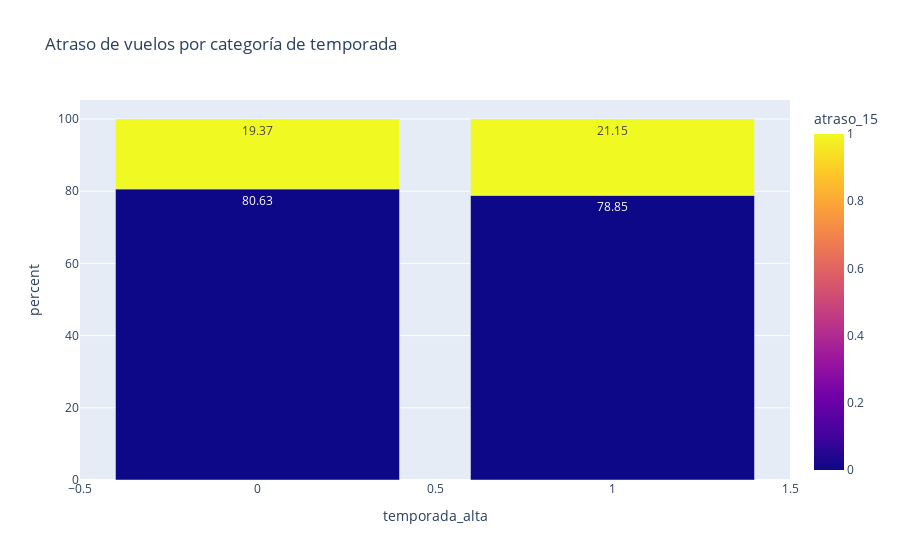

The notebook cell saved with this chart:
### Markdown cell above
#### Pregunta 3) Exploración de la distribución del target por categoría
En esta parte usaremos plotly para poder plottear tanto los porcentajes de cada clase por categoría como el tamaño en el hover.
A continuación podemos observar que la variable de "temporada alta" cuando es positiva, la tasa de vuelos con retraso aumenta un 2% en comparación con aquellos que de temporada baja. Se ve un efecto pequeño pero podría aportar para el modelo final.

### Code cell
def visualize_category(df: pd.DataFrame, category_1, category_1_name,target = 'atraso_15', target_name = "Atraso de vuelos"):
    numerator = pd.DataFrame(df.groupby([category_1, target]).size())
    denominator = pd.DataFrame(df.groupby(category_1).size())

    result = pd.DataFrame(numerator.div(denominator, level = 0, axis = 'index')*100)
    result.reset_index(inplace=True)
    result.columns = list(result.columns[:-1]) + ['percent']
    numerator.reset_index(inplace=True)
    numerator.columns = list(numerator.columns[:-1]) + ['size']
    denominator.reset_index(inplace=True)
    denominator.columns = list(denominator.columns[:-1]) + ['size']
    result = result.merge(numerator, on = [category_1, target])
    result.loc[:,'percent'] = result.loc[:,'percent'].apply(round, ndigits = 2)
    fig = px.bar(result, x=category_1, y="percent", color=target, title=f"{target_name} por {category_1_name}", text= 'size',text_auto=True, 
    barmode='relative')
    return fig
visualize_category(df = df, category_1= 'temporada_alta', category_1_name = 'categoría de temporada').show()

### Figure 1 — Plotly figure (JSON) as saved in the notebook; plotly's stock layout.template omitted (floating-point values rounded to 4 significant figures)
{"data": [{"alignmentgroup": "True", "hovertemplate": "temporada_alta=%{x}<br>percent=%{y}<br>size=%{text}<br>atraso_15=%{marker.color}<extra></extra>", "legendgroup": "", "marker": {"color": [0, 1, 0, 1], "coloraxis": "coloraxis", "pattern": {"shape": ""}}, "name": "", "offsetgroup": "", "orientation": "v", "showlegend": false, "text": [36643, 8801, 17946, 4815], "textposition": "auto", "texttemplate": "%{y}", "type": "bar", "x": [0, 0, 1, 1], "xaxis": "x", "y": [80.63, 19.37, 78.85, 21.15], "yaxis": "y"}], "layout": {"barmode": "relative", "coloraxis": {"colorbar": {"title": {"text": "atraso_15"}}, "colorscale": [[0, "#0d0887"], [0.1111, "#46039f"], [0.2222, "#7201a8"], [0.3333, "#9c179e"], [0.4444, "#bd3786"], [0.5556, "#d8576b"], [0.6667, "#ed7953"], [0.7778, "#fb9f3a"], [0.8889, "#fdca26"], [1, "#f0f921"]]}, "legend": {"tracegroupgap": 0}, "title": {"text": "Atraso de vuelos por categoría de temporada"}, "xaxis": {"anchor": "y", "domain": [0, 1], "title": {"text": "temporada_alta"}}, "yaxis": {"anchor": "x", "domain": [0, 1], "title": {"text": "percent"}}}}
